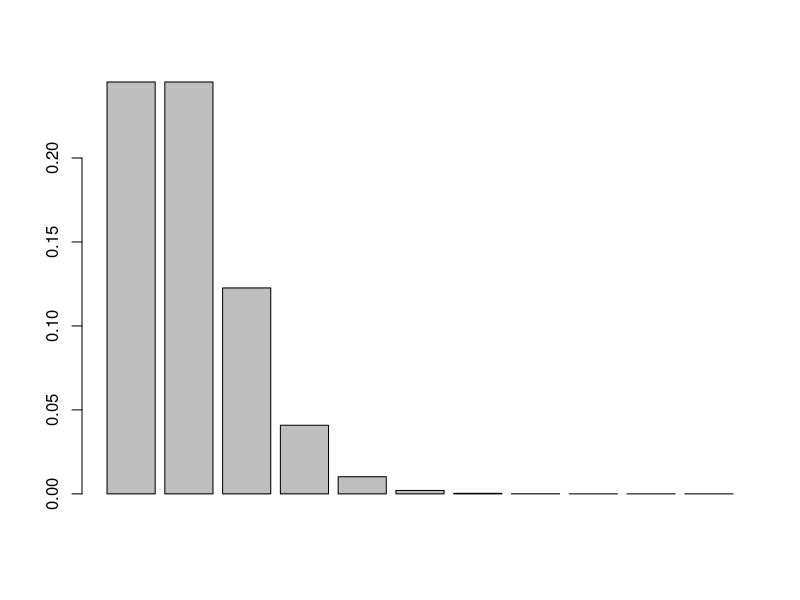
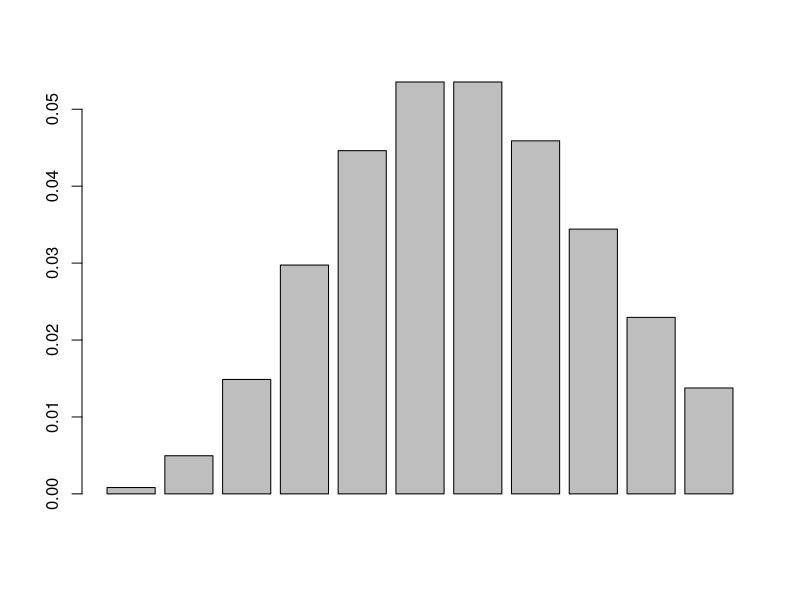
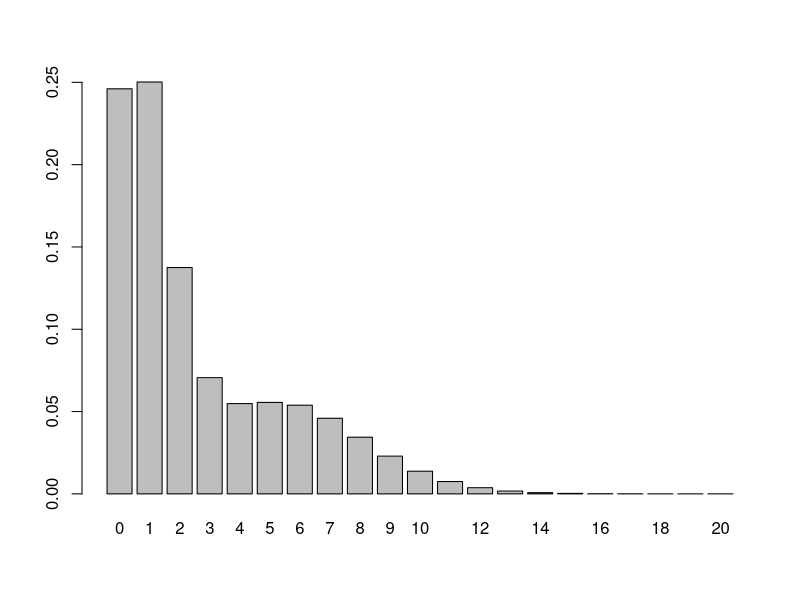
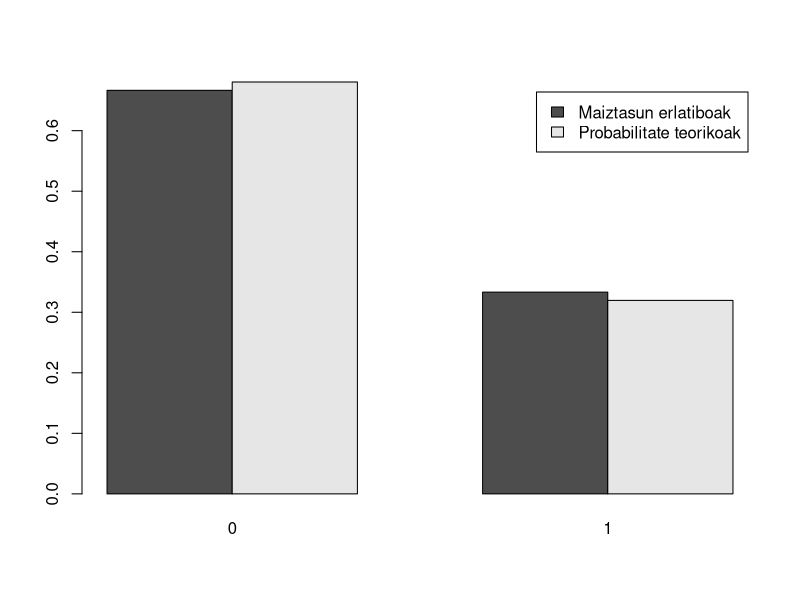
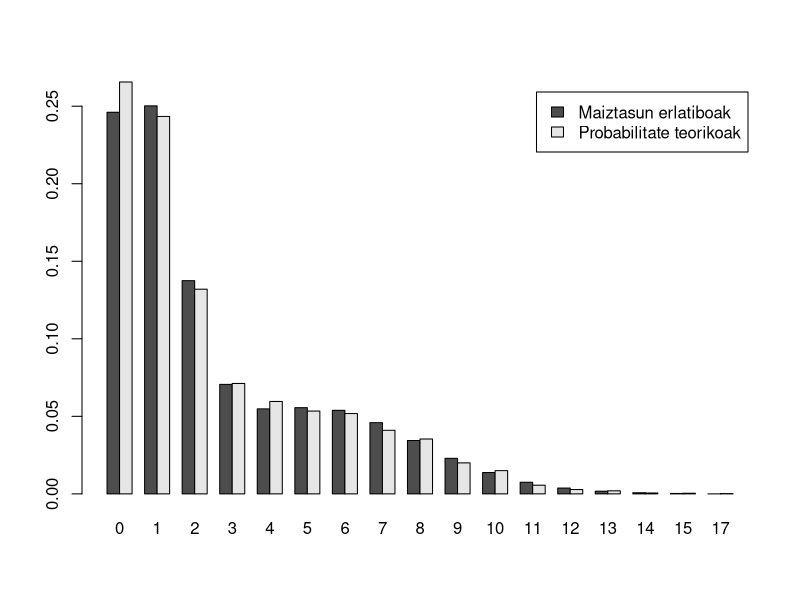
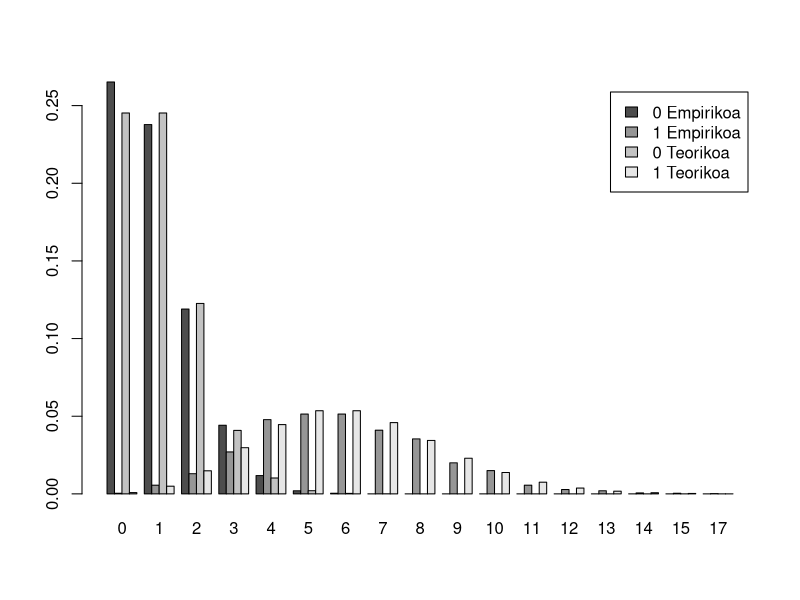
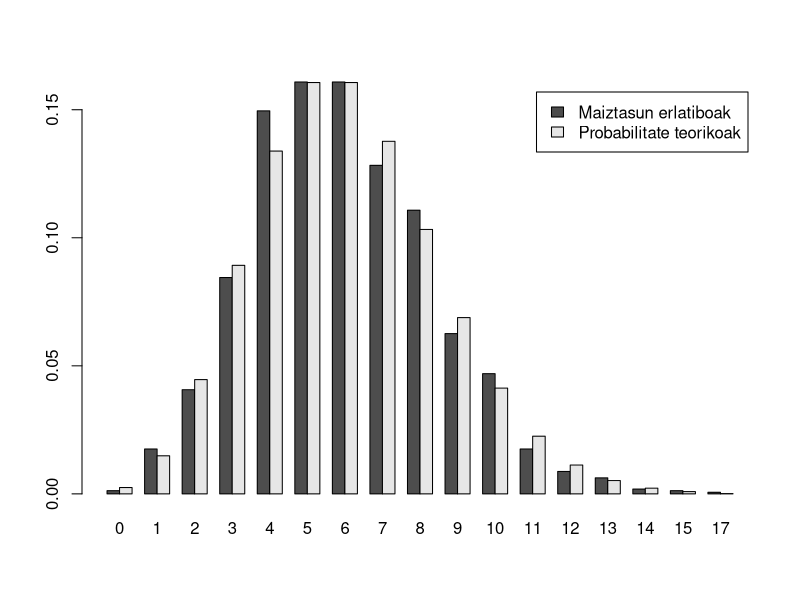
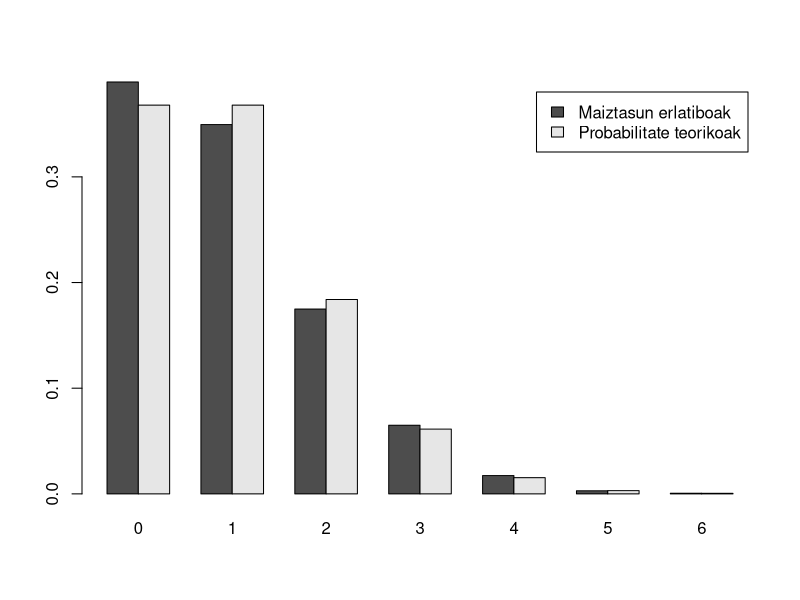

Write R code to recreate these figures, in order.
## ---- chunk 1
getMarginalZ <- function (z) {
r <- dbinom(z, size=1, prob=1/3) #=Bernoulli(p=1/3)
return(r)
}
## ---- chunk 2
getConditionalXGivenZ <- function (x, z) {
if (z!=0 & z!=1) {
stop("z-ren balioa 0 edo 1 izan behar du")
}
lambda <- 5*z + 1
return(dpois(x, lambda))
}
## ---- chunk 3
getJointProbability <- function (x, z) {
return(getMarginalZ(z) * getConditionalXGivenZ(x, z))
}
## ---- chunk 4

#ardatzei balioak eman
x <- 0:10
z <- 0:1
prob <- outer(x, z, Vectorize(getJointProbability))

barplot(prob[, 1])
barplot(prob[, 2])
## ---- chunk 5
getMarginalX <- function(x){
  return(getJointProbability(x, 0) + getJointProbability(x, 1))
}
x <- 0:20
prob <- getMarginalX(x)

barplot(prob, names.arg = x)
## ---- chunk 6
getConditionalZGivenX <- function(x, z){
  return(getJointProbability(x, z)/getMarginalX(x))
}
## ---- chunk 7
getConditionalExpectedXgivenZ <- function(z){
  return(5*z+1)
}

## ---- chunk 8
getConditionalExpectedZgivenX <- function(x){
  return(getConditionalZGivenX(x, 1))
}

## ---- chunk 9
sampleJointDistribution <- function (n.sim, p=1/3, 
                                     lambda=function(z){5*z + 1}) {
  if (n.sim==1) {
    z <- runif(1) <= p
    x <- rpois(1, lambda(z))
    return (c(x, z))
  }else{
    samps <- sapply(1:n.sim, 
                    FUN=function(i) {
                     return(sampleJointDistribution(1, p, lambda))
                    })
    df <- data.frame(X=samps[1, ], Z=samps[2, ])
    return(df)
  }
}
## ---- chunk 10
n <- 5000

joint.sample <- sampleJointDistribution(n)
## ---- chunk 11
empirical.freq <- table(joint.sample$Z) / nrow(joint.sample)
## ---- chunk 12
z.values <- as.numeric(names(empirical.freq))
theorical.prob <- sapply(z.values, FUN=getMarginalZ)
## ---- chunk 13

barplot(rbind(theorical.prob, empirical.freq), beside=TRUE,
        legend.text = c("Maiztasun erlatiboak", "Probabilitate teorikoak"),
        names.arg = names(empirical.freq))

## ---- chunk 14
empirical.freq <- table(joint.sample$X) / nrow(joint.sample)
x.values <- as.numeric(names(empirical.freq))
theorical.prob <- sapply(x.values, FUN=getMarginalX)

barplot(rbind(theorical.prob, empirical.freq), beside=TRUE,
        legend.text = c("Maiztasun erlatiboak", "Probabilitate teorikoak"),
        names.arg = names(empirical.freq))
## ---- chunk 15

empirical.freq <- table(joint.sample) / nrow(joint.sample)
x.values <- as.numeric(rownames(empirical.freq))
z.values <- as.numeric(colnames(empirical.freq))
theorical.prob = outer(X=x.values, Y=z.values, FUN = Vectorize(getJointProbability))
barplot(rbind(t(empirical.freq), t(theorical.prob)), beside=TRUE,
        legend.text = c("0 Empirikoa", "1 Empirikoa", "0 Teorikoa", "1 Teorikoa"))


## ---- chunk 16

sample.z1 <- joint.sample[joint.sample$Z==1,]
empirical.freq <- table(sample.z1$X) / nrow(sample.z1)
x.values = as.numeric(names(empirical.freq))
theorical.prob <- sapply(x.values, FUN=function(i){return(getConditionalXGivenZ(i, 1))})

barplot(rbind(empirical.freq, theorical.prob), beside=TRUE,
        legend.text = c("Maiztasun erlatiboak", "Probabilitate teorikoak"))

## ---- chunk 17

sample.z0 <- joint.sample[joint.sample$Z==0,]
empirical.freq <- table(sample.z0$X) / nrow(sample.z0)
x.values = as.numeric(names(empirical.freq))
theorical.prob <- sapply(x.values, FUN=function(i){return(getConditionalXGivenZ(i, 0))})

barplot(rbind(empirical.freq, theorical.prob), beside=TRUE,
        legend.text = c("Maiztasun erlatiboak", "Probabilitate teorikoak"))

## ---- chunk 18
k <- 1:n
xz <- joint.sample$X[k]*joint.sample$Z[k]

E_k <- cumsum(joint.sample$X*joint.sample$Z)/cumsum(joint.sample$Z)

plot(k, E_k, type = "l")
abline(h=getConditionalExpectedXgivenZ(1), col = "gray")
## ---- chunk 19
k <- 1:n
xz <- joint.sample$X[k]*(1 - joint.sample$Z[k])

E_k <- cumsum(joint.sample$X*(1 - joint.sample$Z))/cumsum(1 - joint.sample$Z)

plot(k, E_k, type = "l")
abline(h=getConditionalExpectedXgivenZ(0), col = "gray")
